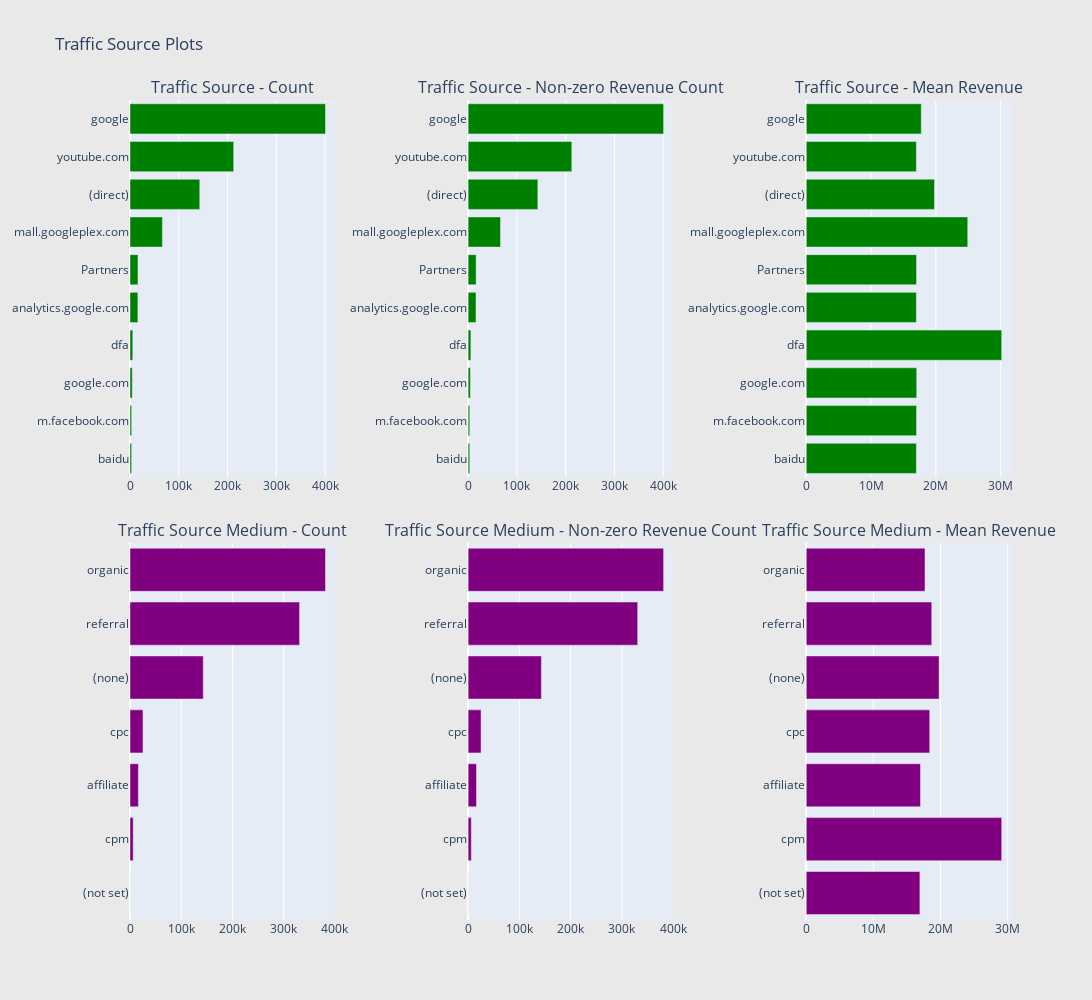

The notebook cell saved with this chart:
### Markdown cell above
<b> Observations </b> : -  
<ul>
    <li> Through the continent we can see that most of revenue generating customers or customers who are not generating revenue belongs to Americas </li>
    <li> Through the sub-continent we can see that Northern America is playing vital role </li>
    <li> Mostly not-set Network Domain is used a lot means most of customer their network domain information is not complete </li>
 </ul>

### Code cell
#EDA Traffice Source

# Continent
cnt_srs = train_df.groupby('trafficSource.source')['totals.transactionRevenue'].agg(['size', 'count', 'mean'])
cnt_srs.columns = ["count", "count of non-zero revenue", "mean"]
cnt_srs = cnt_srs.sort_values(by="count", ascending=False)
trace1 = horizontal_bar_chart(cnt_srs["count"].head(10), 'green')
trace2 = horizontal_bar_chart(cnt_srs["count of non-zero revenue"].head(10), 'green')
trace3 = horizontal_bar_chart(cnt_srs["mean"].head(10), 'green')

# Sub-continent
cnt_srs = train_df.groupby('trafficSource.medium')['totals.transactionRevenue'].agg(['size', 'count', 'mean'])
cnt_srs.columns = ["count", "count of non-zero revenue", "mean"]
cnt_srs = cnt_srs.sort_values(by="count", ascending=False)
trace4 = horizontal_bar_chart(cnt_srs["count"], 'purple')
trace5 = horizontal_bar_chart(cnt_srs["count of non-zero revenue"], 'purple')
trace6 = horizontal_bar_chart(cnt_srs["mean"], 'purple')

# Creating two subplots
fig = tools.make_subplots(rows=2, cols=3, vertical_spacing=0.08, horizontal_spacing=0.15, 
                          subplot_titles=["Traffic Source - Count", "Traffic Source - Non-zero Revenue Count", "Traffic Source - Mean Revenue",
                                          "Traffic Source Medium - Count",  "Traffic Source Medium - Non-zero Revenue Count", "Traffic Source Medium - Mean Revenue"
                                          ])

fig.append_trace(trace1, 1, 1)
fig.append_trace(trace2, 1, 2)
fig.append_trace(trace3, 1, 3)
fig.append_trace(trace4, 2, 1)
fig.append_trace(trace5, 2, 2)
fig.append_trace(trace6, 2, 3)

fig['layout'].update(height=1000, width=1200, paper_bgcolor='rgb(233,233,233)', title="Traffic Source Plots")
py.iplot(fig, filename='traffic-source-plots')

### Figure 1 — Plotly figure (JSON) as saved in the notebook; plotly's stock layout.template omitted (floating-point values rounded to 4 significant figures)
{"data": [{"marker": {"color": "green"}, "orientation": "h", "showlegend": false, "type": "bar", "x": [3356, 3365, 4669, 5686, 16172, 16411, 66416, 143028, 212602, 400788], "xaxis": "x", "y": ["baidu", "m.facebook.com", "google.com", "dfa", "analytics.google.com", "Partners", "mall.googleplex.com", "(direct)", "youtube.com", "google"], "yaxis": "y"}, {"marker": {"color": "green"}, "orientation": "h", "showlegend": false, "type": "bar", "x": [3356, 3365, 4669, 5686, 16172, 16411, 66416, 143028, 212602, 400788], "xaxis": "x2", "y": ["baidu", "m.facebook.com", "google.com", "dfa", "analytics.google.com", "Partners", "mall.googleplex.com", "(direct)", "youtube.com", "google"], "yaxis": "y2"}, {"marker": {"color": "green"}, "orientation": "h", "showlegend": false, "type": "bar", "x": [16990000, 17020000.0, 17050000.0, 30150000.0, 16990000, 17020000.0, 24910000.0, 19790000.0, 16990000.0, 17750000.0], "xaxis": "x3", "y": ["baidu", "m.facebook.com", "google.com", "dfa", "analytics.google.com", "Partners", "mall.googleplex.com", "(direct)", "youtube.com", "google"], "yaxis": "y3"}, {"marker": {"color": "purple"}, "orientation": "h", "showlegend": false, "type": "bar", "x": [120, 6262, 16403, 25326, 143026, 330955, 381561], "xaxis": "x4", "y": ["(not set)", "cpm", "affiliate", "cpc", "(none)", "referral", "organic"], "yaxis": "y4"}, {"marker": {"color": "purple"}, "orientation": "h", "showlegend": false, "type": "bar", "x": [120, 6262, 16403, 25326, 143026, 330955, 381561], "xaxis": "x5", "y": ["(not set)", "cpm", "affiliate", "cpc", "(none)", "referral", "organic"], "yaxis": "y5"}, {"marker": {"color": "purple"}, "orientation": "h", "showlegend": false, "type": "bar", "x": [16930000.0, 29110000.0, 17020000.0, 18400000.0, 19790000.0, 18700000.0, 17690000.0], "xaxis": "x6", "y": ["(not set)", "cpm", "affiliate", "cpc", "(none)", "referral", "organic"], "yaxis": "y6"}], "layout": {"annotations": [{"font": {"size": 16}, "showarrow": false, "text": "Traffic Source - Count", "x": 0.1167, "xanchor": "center", "xref": "paper", "y": 1, "yanchor": "bottom", "yref": "paper"}, {"font": {"size": 16}, "showarrow": false, "text": "Traffic Source - Non-zero Revenue Count", "x": 0.5, "xanchor": "center", "xref": "paper", "y": 1, "yanchor": "bottom", "yref": "paper"}, {"font": {"size": 16}, "showarrow": false, "text": "Traffic Source - Mean Revenue", "x": 0.8833, "xanchor": "center", "xref": "paper", "y": 1, "yanchor": "bottom", "yref": "paper"}, {"font": {"size": 16}, "showarrow": false, "text": "Traffic Source Medium - Count", "x": 0.1167, "xanchor": "center", "xref": "paper", "y": 0.46, "yanchor": "bottom", "yref": "paper"}, {"font": {"size": 16}, "showarrow": false, "text": "Traffic Source Medium - Non-zero Revenue Count", "x": 0.5, "xanchor": "center", "xref": "paper", "y": 0.46, "yanchor": "bottom", "yref": "paper"}, {"font": {"size": 16}, "showarrow": false, "text": "Traffic Source Medium - Mean Revenue", "x": 0.8833, "xanchor": "center", "xref": "paper", "y": 0.46, "yanchor": "bottom", "yref": "paper"}], "height": 1000, "paper_bgcolor": "rgb(233,233,233)", "title": {"text": "Traffic Source Plots"}, "width": 1200, "xaxis": {"anchor": "y", "domain": [0, 0.2333]}, "xaxis2": {"anchor": "y2", "domain": [0.3833, 0.6167]}, "xaxis3": {"anchor": "y3", "domain": [0.7667, 1.0]}, "xaxis4": {"anchor": "y4", "domain": [0, 0.2333]}, "xaxis5": {"anchor": "y5", "domain": [0.3833, 0.6167]}, "xaxis6": {"anchor": "y6", "domain": [0.7667, 1.0]}, "yaxis": {"anchor": "x", "domain": [0.54, 1]}, "yaxis2": {"anchor": "x2", "domain": [0.54, 1]}, "yaxis3": {"anchor": "x3", "domain": [0.54, 1]}, "yaxis4": {"anchor": "x4", "domain": [0, 0.46]}, "yaxis5": {"anchor": "x5", "domain": [0, 0.46]}, "yaxis6": {"anchor": "x6", "domain": [0, 0.46]}}}
